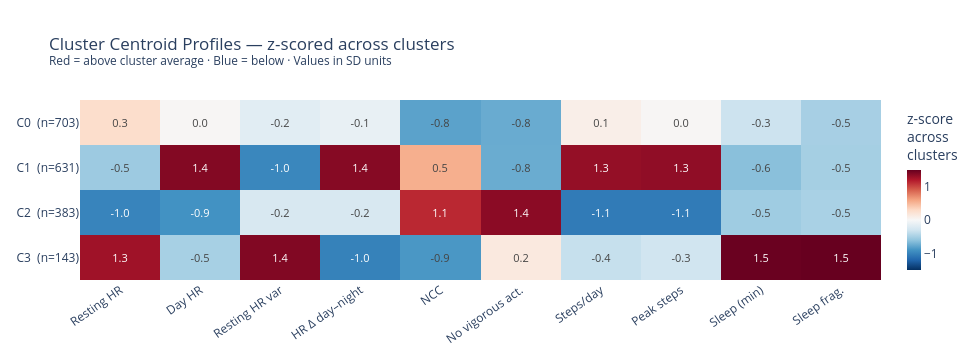

This figure's notebook cell:
### Code cell
# Centroid z-score heatmap — how each cluster deviates from the cross-cluster average
# Each feature is standardised across clusters so all features sit on the same scale.
# Red = this cluster is high on this feature; blue = low.
mean_cols = [c for c in desc_r1.columns if c.startswith('mean_')]
raw_names = [c.replace('mean_', '') for c in mean_cols]

centroid_vals = desc_r1[mean_cols].copy()
centroid_vals.columns = raw_names

centroid_z = (centroid_vals - centroid_vals.mean()) / centroid_vals.std().replace(0, 1)

short_name = {
    'daily_steps':              'Steps/day',
    'active_hours':             'Active hrs',
    'step_peak':                'Peak steps',
    'step_entropy':             'Step entropy',
    'sum_sleep_minute':         'Sleep (min)',
    'sleep_fragmentation_min':  'Sleep frag.',
    'no_active_hour':           'No vigorous act.',
    'restless_night':           'Restless night',
    'resting_hr':               'Resting HR',
    'day_hr':                   'Day HR',
    'day_hr_var':               'Day HR var',
    'resting_hr_var':           'Resting HR var',
    'hr_day_night_delta':       'HR Δ day–night',
    'ncc':                      'NCC',
    'ncc_per_step':             'NCC / step',
}
x_labels = [short_name.get(c, c) for c in centroid_z.columns]
y_labels  = [f'C{i}  (n={int(desc_r1.loc[i, "n_days"])})' for i in centroid_z.index]

fig = go.Figure(go.Heatmap(
    z=centroid_z.values,
    x=x_labels,
    y=y_labels,
    colorscale='RdBu_r',
    zmid=0,
    text=centroid_z.round(1).astype(str).values,
    texttemplate='%{text}',
    textfont=dict(size=11),
    colorbar=dict(title='z-score<br>across<br>clusters', thickness=14),
    hovertemplate='%{y} — %{x}<br>z = %{z:.2f}<extra></extra>',
))
fig.update_layout(
    title='Cluster Centroid Profiles — z-scored across clusters<br>'
          '<sup>Red = above cluster average · Blue = below · Values in SD units</sup>',
    height=360, width=980,
    xaxis=dict(tickangle=-35, side='bottom'),
    yaxis=dict(autorange='reversed'),
)
fig.show()

### Figure 1 — Plotly figure (JSON) as saved in the notebook; plotly's stock layout.template omitted (floating-point values rounded to 4 significant figures)
{"data": [{"colorbar": {"thickness": 14, "title": {"text": "z-score<br>across<br>clusters"}}, "colorscale": [[0, "rgb(5,48,97)"], [0.1, "rgb(33,102,172)"], [0.2, "rgb(67,147,195)"], [0.3, "rgb(146,197,222)"], [0.4, "rgb(209,229,240)"], [0.5, "rgb(247,247,247)"], [0.6, "rgb(253,219,199)"], [0.7, "rgb(244,165,130)"], [0.8, "rgb(214,96,77)"], [0.9, "rgb(178,24,43)"], [1, "rgb(103,0,31)"]], "hovertemplate": "%{y} — %{x}<br>z = %{z:.2f}<extra></extra>", "text": [["0.3", "0.0", "-0.2", "-0.1", "-0.8", "-0.8", "0.1", "0.0", "-0.3", "-0.5"], ["-0.5", "1.4", "-1.0", "1.4", "0.5", "-0.8", "1.3", "1.3", "-0.6", "-0.5"], ["-1.0", "-0.9", "-0.2", "-0.2", "1.1", "1.4", "-1.1", "-1.1", "-0.5", "-0.5"], ["1.3", "-0.5", "1.4", "-1.0", "-0.9", "0.2", "-0.4", "-0.3", "1.5", "1.5"]], "textfont": {"size": 11}, "texttemplate": "%{text}", "type": "heatmap", "x": ["Resting HR", "Day HR", "Resting HR var", "HR Δ day–night", "NCC", "No vigorous act.", "Steps/day", "Peak steps", "Sleep (min)", "Sleep frag."], "y": ["C0  (n=703)", "C1  (n=631)", "C2  (n=383)", "C3  (n=143)"], "z": [[0.2689, 0.01693, -0.1721, -0.1152, -0.807, -0.7563, 0.09534, 0.02079, -0.3174, -0.5018], [-0.5498, 1.389, -0.9788, 1.377, 0.5468, -0.752, 1.318, 1.337, -0.6312, -0.5093], [-0.9966, -0.9058, -0.2462, -0.2462, 1.134, 1.356, -1.063, -1.061, -0.5384, -0.4888], [1.278, -0.5001, 1.397, -1.015, -0.8739, 0.152, -0.351, -0.2966, 1.487, 1.5]], "zmid": 0}], "layout": {"height": 360, "title": {"text": "Cluster Centroid Profiles — z-scored across clusters<br><sup>Red = above cluster average · Blue = below · Values in SD units</sup>"}, "width": 980, "xaxis": {"side": "bottom", "tickangle": -35}, "yaxis": {"autorange": "reversed"}}}
